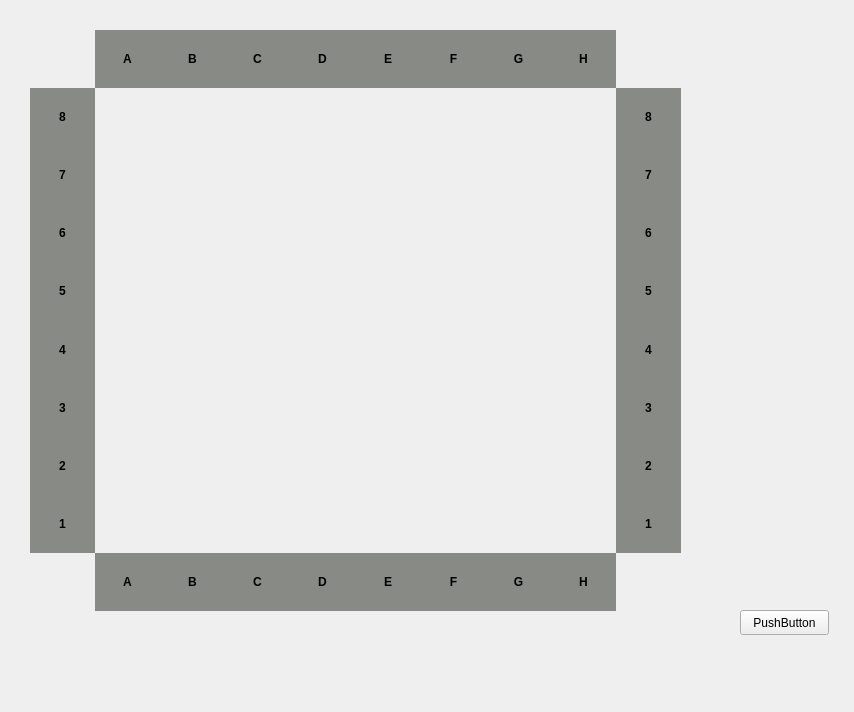
<?xml version="1.0" encoding="UTF-8"?>
<ui version="4.0">
 <class>chessBoardView</class>
 <widget class="QWidget" name="chessBoardView">
  <property name="geometry">
   <rect>
    <x>0</x>
    <y>0</y>
    <width>854</width>
    <height>712</height>
   </rect>
  </property>
  <property name="windowTitle">
   <string>Form</string>
  </property>
  <widget class="QWidget" name="layoutWidget">
   <property name="geometry">
    <rect>
     <x>30</x>
     <y>30</y>
     <width>651</width>
     <height>581</height>
    </rect>
   </property>
   <layout class="QGridLayout" name="gridLayout">
    <property name="leftMargin">
     <number>0</number>
    </property>
    <property name="topMargin">
     <number>0</number>
    </property>
    <property name="rightMargin">
     <number>0</number>
    </property>
    <property name="bottomMargin">
     <number>0</number>
    </property>
    <property name="spacing">
     <number>0</number>
    </property>
    <item row="9" column="3">
     <widget class="QLabel" name="label_67">
      <property name="font">
       <font>
        <weight>75</weight>
        <bold>true</bold>
       </font>
      </property>
      <property name="styleSheet">
       <string notr="true">background-color: rgb(136, 138, 133);</string>
      </property>
      <property name="frameShape">
       <enum>QFrame::NoFrame</enum>
      </property>
      <property name="lineWidth">
       <number>0</number>
      </property>
      <property name="text">
       <string>C</string>
      </property>
      <property name="alignment">
       <set>Qt::AlignCenter</set>
      </property>
      <property name="wordWrap">
       <bool>false</bool>
      </property>
     </widget>
    </item>
    <item row="1" column="9">
     <widget class="QLabel" name="label_80">
      <property name="font">
       <font>
        <weight>75</weight>
        <bold>true</bold>
       </font>
      </property>
      <property name="styleSheet">
       <string notr="true">background-color: rgb(136, 138, 133);</string>
      </property>
      <property name="frameShape">
       <enum>QFrame::NoFrame</enum>
      </property>
      <property name="lineWidth">
       <number>0</number>
      </property>
      <property name="text">
       <string>8</string>
      </property>
      <property name="alignment">
       <set>Qt::AlignCenter</set>
      </property>
      <property name="wordWrap">
       <bool>false</bool>
      </property>
     </widget>
    </item>
    <item row="6" column="9">
     <widget class="QLabel" name="label_75">
      <property name="font">
       <font>
        <weight>75</weight>
        <bold>true</bold>
       </font>
      </property>
      <property name="styleSheet">
       <string notr="true">background-color: rgb(136, 138, 133);</string>
      </property>
      <property name="frameShape">
       <enum>QFrame::NoFrame</enum>
      </property>
      <property name="lineWidth">
       <number>0</number>
      </property>
      <property name="text">
       <string>3</string>
      </property>
      <property name="alignment">
       <set>Qt::AlignCenter</set>
      </property>
      <property name="wordWrap">
       <bool>false</bool>
      </property>
     </widget>
    </item>
    <item row="5" column="0">
     <widget class="QLabel" name="label_84">
      <property name="font">
       <font>
        <weight>75</weight>
        <bold>true</bold>
       </font>
      </property>
      <property name="styleSheet">
       <string notr="true">background-color: rgb(136, 138, 133);</string>
      </property>
      <property name="frameShape">
       <enum>QFrame::NoFrame</enum>
      </property>
      <property name="lineWidth">
       <number>0</number>
      </property>
      <property name="text">
       <string>4</string>
      </property>
      <property name="alignment">
       <set>Qt::AlignCenter</set>
      </property>
      <property name="wordWrap">
       <bool>false</bool>
      </property>
     </widget>
    </item>
    <item row="9" column="6">
     <widget class="QLabel" name="label_70">
      <property name="font">
       <font>
        <weight>75</weight>
        <bold>true</bold>
       </font>
      </property>
      <property name="styleSheet">
       <string notr="true">background-color: rgb(136, 138, 133);</string>
      </property>
      <property name="frameShape">
       <enum>QFrame::NoFrame</enum>
      </property>
      <property name="lineWidth">
       <number>0</number>
      </property>
      <property name="text">
       <string>F</string>
      </property>
      <property name="alignment">
       <set>Qt::AlignCenter</set>
      </property>
      <property name="wordWrap">
       <bool>false</bool>
      </property>
     </widget>
    </item>
    <item row="9" column="5">
     <widget class="QLabel" name="label_69">
      <property name="font">
       <font>
        <weight>75</weight>
        <bold>true</bold>
       </font>
      </property>
      <property name="styleSheet">
       <string notr="true">background-color: rgb(136, 138, 133);</string>
      </property>
      <property name="frameShape">
       <enum>QFrame::NoFrame</enum>
      </property>
      <property name="lineWidth">
       <number>0</number>
      </property>
      <property name="text">
       <string>E</string>
      </property>
      <property name="alignment">
       <set>Qt::AlignCenter</set>
      </property>
      <property name="wordWrap">
       <bool>false</bool>
      </property>
     </widget>
    </item>
    <item row="9" column="1">
     <widget class="QLabel" name="label_65">
      <property name="font">
       <font>
        <weight>75</weight>
        <bold>true</bold>
       </font>
      </property>
      <property name="styleSheet">
       <string notr="true">background-color: rgb(136, 138, 133);</string>
      </property>
      <property name="frameShape">
       <enum>QFrame::NoFrame</enum>
      </property>
      <property name="lineWidth">
       <number>0</number>
      </property>
      <property name="text">
       <string>A</string>
      </property>
      <property name="alignment">
       <set>Qt::AlignCenter</set>
      </property>
      <property name="wordWrap">
       <bool>false</bool>
      </property>
     </widget>
    </item>
    <item row="9" column="8">
     <widget class="QLabel" name="label_72">
      <property name="font">
       <font>
        <weight>75</weight>
        <bold>true</bold>
       </font>
      </property>
      <property name="styleSheet">
       <string notr="true">background-color: rgb(136, 138, 133);</string>
      </property>
      <property name="frameShape">
       <enum>QFrame::NoFrame</enum>
      </property>
      <property name="lineWidth">
       <number>0</number>
      </property>
      <property name="text">
       <string>H</string>
      </property>
      <property name="alignment">
       <set>Qt::AlignCenter</set>
      </property>
      <property name="wordWrap">
       <bool>false</bool>
      </property>
     </widget>
    </item>
    <item row="0" column="5">
     <widget class="QLabel" name="label_93">
      <property name="font">
       <font>
        <weight>75</weight>
        <bold>true</bold>
       </font>
      </property>
      <property name="styleSheet">
       <string notr="true">background-color: rgb(136, 138, 133);</string>
      </property>
      <property name="frameShape">
       <enum>QFrame::NoFrame</enum>
      </property>
      <property name="lineWidth">
       <number>0</number>
      </property>
      <property name="text">
       <string>E</string>
      </property>
      <property name="alignment">
       <set>Qt::AlignCenter</set>
      </property>
      <property name="wordWrap">
       <bool>false</bool>
      </property>
     </widget>
    </item>
    <item row="9" column="7">
     <widget class="QLabel" name="label_71">
      <property name="font">
       <font>
        <weight>75</weight>
        <bold>true</bold>
       </font>
      </property>
      <property name="styleSheet">
       <string notr="true">background-color: rgb(136, 138, 133);</string>
      </property>
      <property name="frameShape">
       <enum>QFrame::NoFrame</enum>
      </property>
      <property name="lineWidth">
       <number>0</number>
      </property>
      <property name="text">
       <string>G</string>
      </property>
      <property name="alignment">
       <set>Qt::AlignCenter</set>
      </property>
      <property name="wordWrap">
       <bool>false</bool>
      </property>
     </widget>
    </item>
    <item row="7" column="0">
     <widget class="QLabel" name="label_82">
      <property name="font">
       <font>
        <weight>75</weight>
        <bold>true</bold>
       </font>
      </property>
      <property name="styleSheet">
       <string notr="true">background-color: rgb(136, 138, 133);</string>
      </property>
      <property name="frameShape">
       <enum>QFrame::NoFrame</enum>
      </property>
      <property name="lineWidth">
       <number>0</number>
      </property>
      <property name="text">
       <string>2</string>
      </property>
      <property name="alignment">
       <set>Qt::AlignCenter</set>
      </property>
      <property name="wordWrap">
       <bool>false</bool>
      </property>
     </widget>
    </item>
    <item row="4" column="0">
     <widget class="QLabel" name="label_85">
      <property name="font">
       <font>
        <weight>75</weight>
        <bold>true</bold>
       </font>
      </property>
      <property name="styleSheet">
       <string notr="true">background-color: rgb(136, 138, 133);</string>
      </property>
      <property name="frameShape">
       <enum>QFrame::NoFrame</enum>
      </property>
      <property name="lineWidth">
       <number>0</number>
      </property>
      <property name="text">
       <string>5</string>
      </property>
      <property name="alignment">
       <set>Qt::AlignCenter</set>
      </property>
      <property name="wordWrap">
       <bool>false</bool>
      </property>
     </widget>
    </item>
    <item row="9" column="4">
     <widget class="QLabel" name="label_68">
      <property name="font">
       <font>
        <weight>75</weight>
        <bold>true</bold>
       </font>
      </property>
      <property name="styleSheet">
       <string notr="true">background-color: rgb(136, 138, 133);</string>
      </property>
      <property name="frameShape">
       <enum>QFrame::NoFrame</enum>
      </property>
      <property name="lineWidth">
       <number>0</number>
      </property>
      <property name="text">
       <string>D</string>
      </property>
      <property name="alignment">
       <set>Qt::AlignCenter</set>
      </property>
      <property name="wordWrap">
       <bool>false</bool>
      </property>
     </widget>
    </item>
    <item row="8" column="0">
     <widget class="QLabel" name="label_81">
      <property name="font">
       <font>
        <weight>75</weight>
        <bold>true</bold>
       </font>
      </property>
      <property name="styleSheet">
       <string notr="true">background-color: rgb(136, 138, 133);</string>
      </property>
      <property name="frameShape">
       <enum>QFrame::NoFrame</enum>
      </property>
      <property name="lineWidth">
       <number>0</number>
      </property>
      <property name="text">
       <string>1</string>
      </property>
      <property name="alignment">
       <set>Qt::AlignCenter</set>
      </property>
      <property name="wordWrap">
       <bool>false</bool>
      </property>
     </widget>
    </item>
    <item row="0" column="4">
     <widget class="QLabel" name="label_92">
      <property name="font">
       <font>
        <weight>75</weight>
        <bold>true</bold>
       </font>
      </property>
      <property name="styleSheet">
       <string notr="true">background-color: rgb(136, 138, 133);</string>
      </property>
      <property name="frameShape">
       <enum>QFrame::NoFrame</enum>
      </property>
      <property name="lineWidth">
       <number>0</number>
      </property>
      <property name="text">
       <string>D</string>
      </property>
      <property name="alignment">
       <set>Qt::AlignCenter</set>
      </property>
      <property name="wordWrap">
       <bool>false</bool>
      </property>
     </widget>
    </item>
    <item row="6" column="0">
     <widget class="QLabel" name="label_83">
      <property name="font">
       <font>
        <weight>75</weight>
        <bold>true</bold>
       </font>
      </property>
      <property name="styleSheet">
       <string notr="true">background-color: rgb(136, 138, 133);</string>
      </property>
      <property name="frameShape">
       <enum>QFrame::NoFrame</enum>
      </property>
      <property name="lineWidth">
       <number>0</number>
      </property>
      <property name="text">
       <string>3</string>
      </property>
      <property name="alignment">
       <set>Qt::AlignCenter</set>
      </property>
      <property name="wordWrap">
       <bool>false</bool>
      </property>
     </widget>
    </item>
    <item row="0" column="6">
     <widget class="QLabel" name="label_94">
      <property name="font">
       <font>
        <weight>75</weight>
        <bold>true</bold>
       </font>
      </property>
      <property name="styleSheet">
       <string notr="true">background-color: rgb(136, 138, 133);</string>
      </property>
      <property name="frameShape">
       <enum>QFrame::NoFrame</enum>
      </property>
      <property name="lineWidth">
       <number>0</number>
      </property>
      <property name="text">
       <string>F</string>
      </property>
      <property name="alignment">
       <set>Qt::AlignCenter</set>
      </property>
      <property name="wordWrap">
       <bool>false</bool>
      </property>
     </widget>
    </item>
    <item row="0" column="7">
     <widget class="QLabel" name="label_95">
      <property name="font">
       <font>
        <weight>75</weight>
        <bold>true</bold>
       </font>
      </property>
      <property name="styleSheet">
       <string notr="true">background-color: rgb(136, 138, 133);</string>
      </property>
      <property name="frameShape">
       <enum>QFrame::NoFrame</enum>
      </property>
      <property name="lineWidth">
       <number>0</number>
      </property>
      <property name="text">
       <string>G</string>
      </property>
      <property name="alignment">
       <set>Qt::AlignCenter</set>
      </property>
      <property name="wordWrap">
       <bool>false</bool>
      </property>
     </widget>
    </item>
    <item row="9" column="2">
     <widget class="QLabel" name="label_66">
      <property name="font">
       <font>
        <weight>75</weight>
        <bold>true</bold>
       </font>
      </property>
      <property name="styleSheet">
       <string notr="true">background-color: rgb(136, 138, 133);</string>
      </property>
      <property name="frameShape">
       <enum>QFrame::NoFrame</enum>
      </property>
      <property name="lineWidth">
       <number>0</number>
      </property>
      <property name="text">
       <string>B</string>
      </property>
      <property name="alignment">
       <set>Qt::AlignCenter</set>
      </property>
      <property name="wordWrap">
       <bool>false</bool>
      </property>
     </widget>
    </item>
    <item row="1" column="0">
     <widget class="QLabel" name="label_88">
      <property name="font">
       <font>
        <weight>75</weight>
        <bold>true</bold>
       </font>
      </property>
      <property name="styleSheet">
       <string notr="true">background-color: rgb(136, 138, 133);</string>
      </property>
      <property name="frameShape">
       <enum>QFrame::NoFrame</enum>
      </property>
      <property name="lineWidth">
       <number>0</number>
      </property>
      <property name="text">
       <string>8</string>
      </property>
      <property name="alignment">
       <set>Qt::AlignCenter</set>
      </property>
      <property name="wordWrap">
       <bool>false</bool>
      </property>
     </widget>
    </item>
    <item row="3" column="9">
     <widget class="QLabel" name="label_78">
      <property name="font">
       <font>
        <weight>75</weight>
        <bold>true</bold>
       </font>
      </property>
      <property name="styleSheet">
       <string notr="true">background-color: rgb(136, 138, 133);</string>
      </property>
      <property name="frameShape">
       <enum>QFrame::NoFrame</enum>
      </property>
      <property name="lineWidth">
       <number>0</number>
      </property>
      <property name="text">
       <string>6</string>
      </property>
      <property name="alignment">
       <set>Qt::AlignCenter</set>
      </property>
      <property name="wordWrap">
       <bool>false</bool>
      </property>
     </widget>
    </item>
    <item row="4" column="9">
     <widget class="QLabel" name="label_77">
      <property name="font">
       <font>
        <weight>75</weight>
        <bold>true</bold>
       </font>
      </property>
      <property name="styleSheet">
       <string notr="true">background-color: rgb(136, 138, 133);</string>
      </property>
      <property name="frameShape">
       <enum>QFrame::NoFrame</enum>
      </property>
      <property name="lineWidth">
       <number>0</number>
      </property>
      <property name="text">
       <string>5</string>
      </property>
      <property name="alignment">
       <set>Qt::AlignCenter</set>
      </property>
      <property name="wordWrap">
       <bool>false</bool>
      </property>
     </widget>
    </item>
    <item row="0" column="2">
     <widget class="QLabel" name="label_90">
      <property name="font">
       <font>
        <weight>75</weight>
        <bold>true</bold>
       </font>
      </property>
      <property name="styleSheet">
       <string notr="true">background-color: rgb(136, 138, 133);</string>
      </property>
      <property name="frameShape">
       <enum>QFrame::NoFrame</enum>
      </property>
      <property name="lineWidth">
       <number>0</number>
      </property>
      <property name="text">
       <string>B</string>
      </property>
      <property name="alignment">
       <set>Qt::AlignCenter</set>
      </property>
      <property name="wordWrap">
       <bool>false</bool>
      </property>
     </widget>
    </item>
    <item row="5" column="9">
     <widget class="QLabel" name="label_76">
      <property name="font">
       <font>
        <weight>75</weight>
        <bold>true</bold>
       </font>
      </property>
      <property name="styleSheet">
       <string notr="true">background-color: rgb(136, 138, 133);</string>
      </property>
      <property name="frameShape">
       <enum>QFrame::NoFrame</enum>
      </property>
      <property name="lineWidth">
       <number>0</number>
      </property>
      <property name="text">
       <string>4</string>
      </property>
      <property name="alignment">
       <set>Qt::AlignCenter</set>
      </property>
      <property name="wordWrap">
       <bool>false</bool>
      </property>
     </widget>
    </item>
    <item row="7" column="9">
     <widget class="QLabel" name="label_74">
      <property name="font">
       <font>
        <weight>75</weight>
        <bold>true</bold>
       </font>
      </property>
      <property name="styleSheet">
       <string notr="true">background-color: rgb(136, 138, 133);</string>
      </property>
      <property name="frameShape">
       <enum>QFrame::NoFrame</enum>
      </property>
      <property name="lineWidth">
       <number>0</number>
      </property>
      <property name="text">
       <string>2</string>
      </property>
      <property name="alignment">
       <set>Qt::AlignCenter</set>
      </property>
      <property name="wordWrap">
       <bool>false</bool>
      </property>
     </widget>
    </item>
    <item row="2" column="9">
     <widget class="QLabel" name="label_79">
      <property name="font">
       <font>
        <weight>75</weight>
        <bold>true</bold>
       </font>
      </property>
      <property name="styleSheet">
       <string notr="true">background-color: rgb(136, 138, 133);</string>
      </property>
      <property name="frameShape">
       <enum>QFrame::NoFrame</enum>
      </property>
      <property name="lineWidth">
       <number>0</number>
      </property>
      <property name="text">
       <string>7</string>
      </property>
      <property name="alignment">
       <set>Qt::AlignCenter</set>
      </property>
      <property name="wordWrap">
       <bool>false</bool>
      </property>
     </widget>
    </item>
    <item row="0" column="8">
     <widget class="QLabel" name="label_96">
      <property name="font">
       <font>
        <weight>75</weight>
        <bold>true</bold>
       </font>
      </property>
      <property name="styleSheet">
       <string notr="true">background-color: rgb(136, 138, 133);</string>
      </property>
      <property name="frameShape">
       <enum>QFrame::NoFrame</enum>
      </property>
      <property name="lineWidth">
       <number>0</number>
      </property>
      <property name="text">
       <string>H</string>
      </property>
      <property name="alignment">
       <set>Qt::AlignCenter</set>
      </property>
      <property name="wordWrap">
       <bool>false</bool>
      </property>
     </widget>
    </item>
    <item row="0" column="1">
     <widget class="QLabel" name="label_89">
      <property name="font">
       <font>
        <weight>75</weight>
        <bold>true</bold>
       </font>
      </property>
      <property name="styleSheet">
       <string notr="true">background-color: rgb(136, 138, 133);</string>
      </property>
      <property name="frameShape">
       <enum>QFrame::NoFrame</enum>
      </property>
      <property name="lineWidth">
       <number>0</number>
      </property>
      <property name="text">
       <string>A</string>
      </property>
      <property name="alignment">
       <set>Qt::AlignCenter</set>
      </property>
      <property name="wordWrap">
       <bool>false</bool>
      </property>
     </widget>
    </item>
    <item row="3" column="0">
     <widget class="QLabel" name="label_86">
      <property name="font">
       <font>
        <weight>75</weight>
        <bold>true</bold>
       </font>
      </property>
      <property name="styleSheet">
       <string notr="true">background-color: rgb(136, 138, 133);</string>
      </property>
      <property name="frameShape">
       <enum>QFrame::NoFrame</enum>
      </property>
      <property name="lineWidth">
       <number>0</number>
      </property>
      <property name="text">
       <string>6</string>
      </property>
      <property name="alignment">
       <set>Qt::AlignCenter</set>
      </property>
      <property name="wordWrap">
       <bool>false</bool>
      </property>
     </widget>
    </item>
    <item row="2" column="0">
     <widget class="QLabel" name="label_87">
      <property name="font">
       <font>
        <weight>75</weight>
        <bold>true</bold>
       </font>
      </property>
      <property name="styleSheet">
       <string notr="true">background-color: rgb(136, 138, 133);</string>
      </property>
      <property name="frameShape">
       <enum>QFrame::NoFrame</enum>
      </property>
      <property name="lineWidth">
       <number>0</number>
      </property>
      <property name="text">
       <string>7</string>
      </property>
      <property name="alignment">
       <set>Qt::AlignCenter</set>
      </property>
      <property name="wordWrap">
       <bool>false</bool>
      </property>
     </widget>
    </item>
    <item row="0" column="3">
     <widget class="QLabel" name="label_91">
      <property name="font">
       <font>
        <weight>75</weight>
        <bold>true</bold>
       </font>
      </property>
      <property name="styleSheet">
       <string notr="true">background-color: rgb(136, 138, 133);</string>
      </property>
      <property name="frameShape">
       <enum>QFrame::NoFrame</enum>
      </property>
      <property name="lineWidth">
       <number>0</number>
      </property>
      <property name="text">
       <string>C</string>
      </property>
      <property name="alignment">
       <set>Qt::AlignCenter</set>
      </property>
      <property name="wordWrap">
       <bool>false</bool>
      </property>
     </widget>
    </item>
    <item row="8" column="9">
     <widget class="QLabel" name="label_73">
      <property name="font">
       <font>
        <weight>75</weight>
        <bold>true</bold>
       </font>
      </property>
      <property name="styleSheet">
       <string notr="true">background-color: rgb(136, 138, 133);</string>
      </property>
      <property name="frameShape">
       <enum>QFrame::NoFrame</enum>
      </property>
      <property name="lineWidth">
       <number>0</number>
      </property>
      <property name="text">
       <string>1</string>
      </property>
      <property name="alignment">
       <set>Qt::AlignCenter</set>
      </property>
      <property name="wordWrap">
       <bool>false</bool>
      </property>
     </widget>
    </item>
   </layout>
  </widget>
  <widget class="QPushButton" name="pushButton">
   <property name="geometry">
    <rect>
     <x>740</x>
     <y>610</y>
     <width>89</width>
     <height>25</height>
    </rect>
   </property>
   <property name="text">
    <string>PushButton</string>
   </property>
  </widget>
 </widget>
 <resources/>
 <connections/>
</ui>
